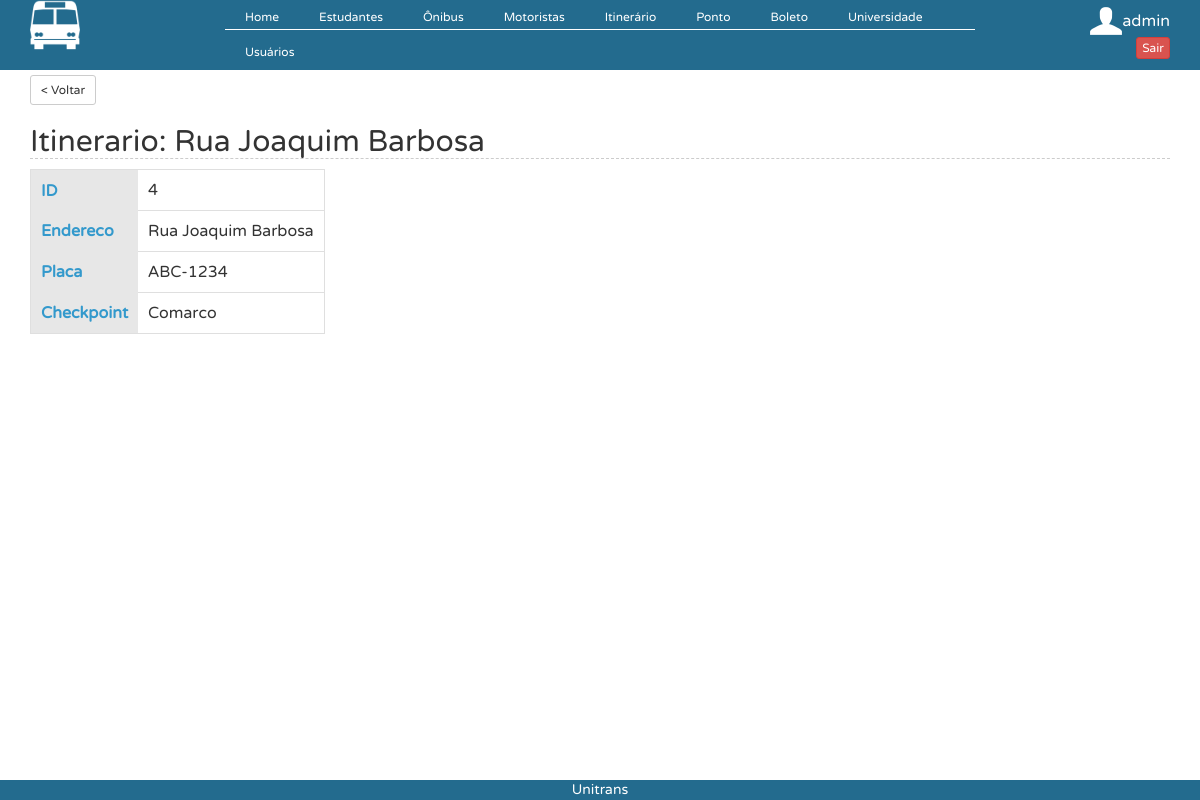
/?controller=itinerario&action=view&id=4 (signed in), run on the app's committed database.
### tables this page shows
CREATE TABLE `itinerario` (
  `id` int(11) NOT NULL AUTO_INCREMENT,
  `endereco` varchar(45) DEFAULT NULL,
  `placa` varchar(45) DEFAULT NULL,
  `checkpoint` varchar(45) DEFAULT NULL,
  PRIMARY KEY (`id`)
);

### controllers/ItinerarioController.php (called while the page is built, shortened)
<?php
class ItinerarioController {
    public function view() {
        $itinerario = ItinerarioDAO::find($_GET['id']);
        require_once('views/itinerario/view.php');
    }
}
?>

### connection.php (called while the page is built, shortened)
<?php
  class Db {
    private static $instance = NULL;
    public static function getInstance() {
      if (!isset(self::$instance)) {
        $pdo_options[PDO::ATTR_ERRMODE] = PDO::ERRMODE_EXCEPTION;
        self::$instance = new PDO('mysql:host=localhost;dbname=teste', 'root', '123456', $pdo_options);
      }
      return self::$instance;
    }
  }
?>

### models/ItinerarioDAO.php (called while the page is built, shortened)
<?php
require_once 'models/Itinerario.php';
class ItinerarioDAO {
    public static function find($id) {
        $id = intval($id);
        $req = Db::getInstance()->prepare('SELECT * FROM itinerario WHERE id = :id');
        $req->execute(array('id' => $id));
        return ItinerarioDAO::popular($req->fetch());
    }
    public static function popular($linha) {
        $itinerario = new Itinerario();
        $itinerario->setId($linha['id']);
        $itinerario->setEndereco($linha['endereco']);
        $itinerario->setPlaca($linha['placa']);
        $itinerario->setCheckpoint($linha['checkpoint']);
        return $itinerario;
    }
}

### models/Itinerario.php (called while the page is built)
<?php
class Itinerario{
    private $id;
    private $endereco;
    private $placa;
    private $checkpoint;
function setId ($id){
        $this->id=$id;
    }
    function getId (){
        return $this->id;
    }
    public function getEndereco() {
        return $this->endereco;
    }
    public function setEndereco($endereco) {
        $this->endereco = $endereco;
    }
    public function getPlaca() {
        return $this->placa;
    }
    public function setPlaca($placa) {
        $this->placa = $placa;
    }
    public function getCheckpoint() {
        return $this->checkpoint;
    }
    public function setCheckpoint($checkpoint) {
        $this->checkpoint = $checkpoint;
    }
}
?>

### views/itinerario/view.php (the view)
<button  onclick="javascript:history.back()" type="button" class="btn btn-default btn-sm" style="margin-top: 5px">
                    < Voltar
                </button><h2>Itinerario: <?php echo $itinerario->getEndereco();?></h2>
<table class="view">
    <tbody>
      <tr>
        <th>ID</th>
        <td><?php echo $itinerario->getId() ?></td>
      </tr>
    <tr align="left">
        <th>Endereco</th>
        <td><?php echo $itinerario->getEndereco()?></td>
    </tr>
    <tr align="left">
        <th>Placa</th>
        <td><?php echo $itinerario->getPlaca()?></td>
    </tr>
    <tr align="left">
        <th>Checkpoint</th>
        <td><?php echo $itinerario->getCheckpoint()?></td>
    </tr>
    </tbody>
  </table>

### webroot/css/estilo.css (style rules this page uses)
* { margin:0; padding:0; font-family: myFirstFont; }
h2 { font-family: Arial, sans-serif; color: #3399CC; font-size: 30px; font-weight: bold; border-bottom: 1px dashed #ccc; margin: 0px 0px 0px 0px; }
table.view { border: 1px solid #dfdfdf; background-color: #fff; clear: both; margin-bottom: 10px; }
table.view tr th { padding: 10px; background-color: #e7e7e7; color: #3399CC; border-bottom: 0px; text-align: left; cursor: pointer; }
table.view tr td { padding: 10px; border-bottom: 1px solid #dfdfdf; vertical-align: middle; }

### data on the page
itinerario: endereco "Rua Joaquim Barbosa", id "4", placa "ABC-1234", checkpoint "Comarco"

### other printed values
$_SESSION['login'] "admin"
